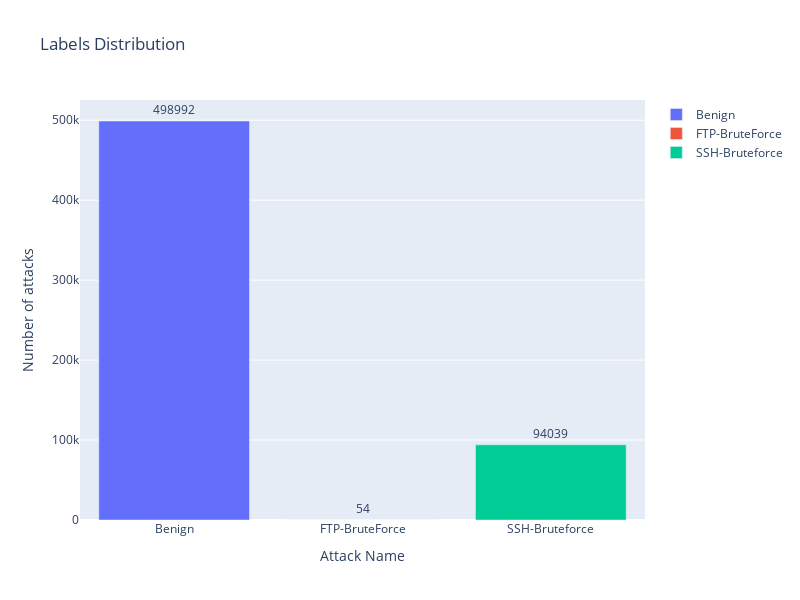

Notebook code cell kept with this figure:
### Code cell
showAttackDistribution(withoutDuplicates[LABEL])

### Figure 1 — Plotly figure (JSON) as saved in the notebook; plotly's stock layout.template omitted (floating-point values rounded to 4 significant figures)
{"data": [{"name": "Benign", "orientation": "v", "text": "498992", "textposition": "outside", "type": "bar", "x": ["Benign"], "y": [498992]}, {"name": "FTP-BruteForce", "orientation": "v", "text": "54", "textposition": "outside", "type": "bar", "x": ["FTP-BruteForce"], "y": [54]}, {"name": "SSH-Bruteforce", "orientation": "v", "text": "94039", "textposition": "outside", "type": "bar", "x": ["SSH-Bruteforce"], "y": [94039]}], "layout": {"height": 600, "title": {"text": "Labels Distribution"}, "width": 800, "xaxis": {"title": {"text": "Attack Name"}}, "yaxis": {"title": {"text": "Number of attacks"}}}}
